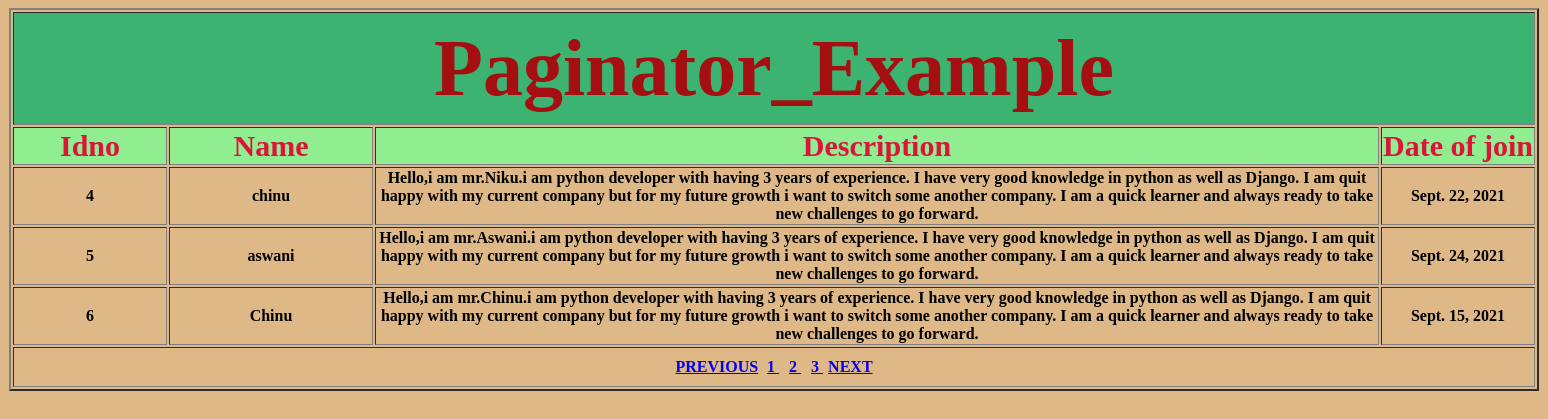
Page /?page_no=2 on the committed database.
### app121/models.py (models this page shows)
class StudentModel(models.Model):
    name=models.CharField(max_length=50)
    desc=models.TextField(max_length=500)
    admission_date=models.DateField()

### app121/views.py (the view)
# urls.py: path('',views.showindex,name='home')
def showindex(request):
    details = StudentModel.objects.all()
    pa=Paginator(details,3)
    page_no=request.GET.get('page_no',1)
    page=pa.page(page_no)
    return render(request,'Index.html',{'page':page})

### templates/Index.html
{% load static %}
<html>
  <head>
      <link rel="stylesheet" href="{% static 'css/sample.css' %}">
  </head>
   <body bgcolor="#deb887">
      <table align="center" border="2" width="1530">
          <tr><th class="title" colspan="4">Paginator_Example</th></tr>
          <tr>
              <th width="150" class="sub-title">Idno</th>
              <th width="200" class="sub-title">Name</th>
              <th class="sub-title">Description</th>
              <th width="150" class="sub-title">Date of join</th>
          </tr>
             {% if page %}
                 {% for x in page %}
                     <tr>
                        <th>{{ x.id }}</th>
                        <th>{{ x.name }}</th>
                        <th>{{ x.desc }}</th>
                        <th>{{ x.admission_date }}</th>
                     </tr>
                 {% endfor %}
             {% else %}
                 <tr><th>No Data Available</th></tr>
              {% endif %}
             <tr>
                 <th colspan="4" style="padding: 10px">
                     {% if page.has_previous %}
                         <a href="{% url 'home' %}?page_no={{ page.previous_page_number }}">PREVIOUS</a>
                         {% endif %}
                     {% for x in page.paginator.page_range %}
                         <a href="{% url 'home' %}?page_no={{ x }}" style="padding: 5px">
                             {{ x }}
                         </a>
                      {% endfor %}
                     {% if page.has_next %}
                         <a href="{% url 'home' %}?page_no={{ page.next_page_number }}">NEXT</a>
                     {% endif %}
                 </th>
             </tr>
      </table>
   </body>
</html>

### app121/static/css/sample.css (style rules this page uses)
.title { font-family: "Agency FB"; padding: 10px; font-size: 80px; color: #a50f11; font-weight: bold; background-color: mediumseagreen; }
.sub-title { background-color: lightgreen; color: crimson; font-size: 30px; }

### rows in the picture
StudentModel: id "4", name "chinu", desc "Hello,i am mr.Niku.i am python developer with having 3 years of experience. I have very good knowledge in python as well as Django. I am quit happy with my current company but for my future growth i want to switch some another company. I am a quick learner and always ready to take new challenges to go forward.", admission_date "Sept. 22, 2021"
StudentModel: id "5", name "aswani", desc "Hello,i am mr.Aswani.i am python developer with having 3 years of experience. I have very good knowledge in python as well as Django. I am quit happy with my current company but for my future growth i want to switch some another company. I am a quick learner and always ready to take new challenges to go forward.", admission_date "Sept. 24, 2021"
StudentModel: id "6", name "Chinu", desc "Hello,i am mr.Chinu.i am python developer with having 3 years of experience. I have very good knowledge in python as well as Django. I am quit happy with my current company but for my future growth i want to switch some another company. I am a quick learner and always ready to take new challenges to go forward.", admission_date "Sept. 15, 2021"

### other values in the picture
{{ x }} "1" "2" "3"
